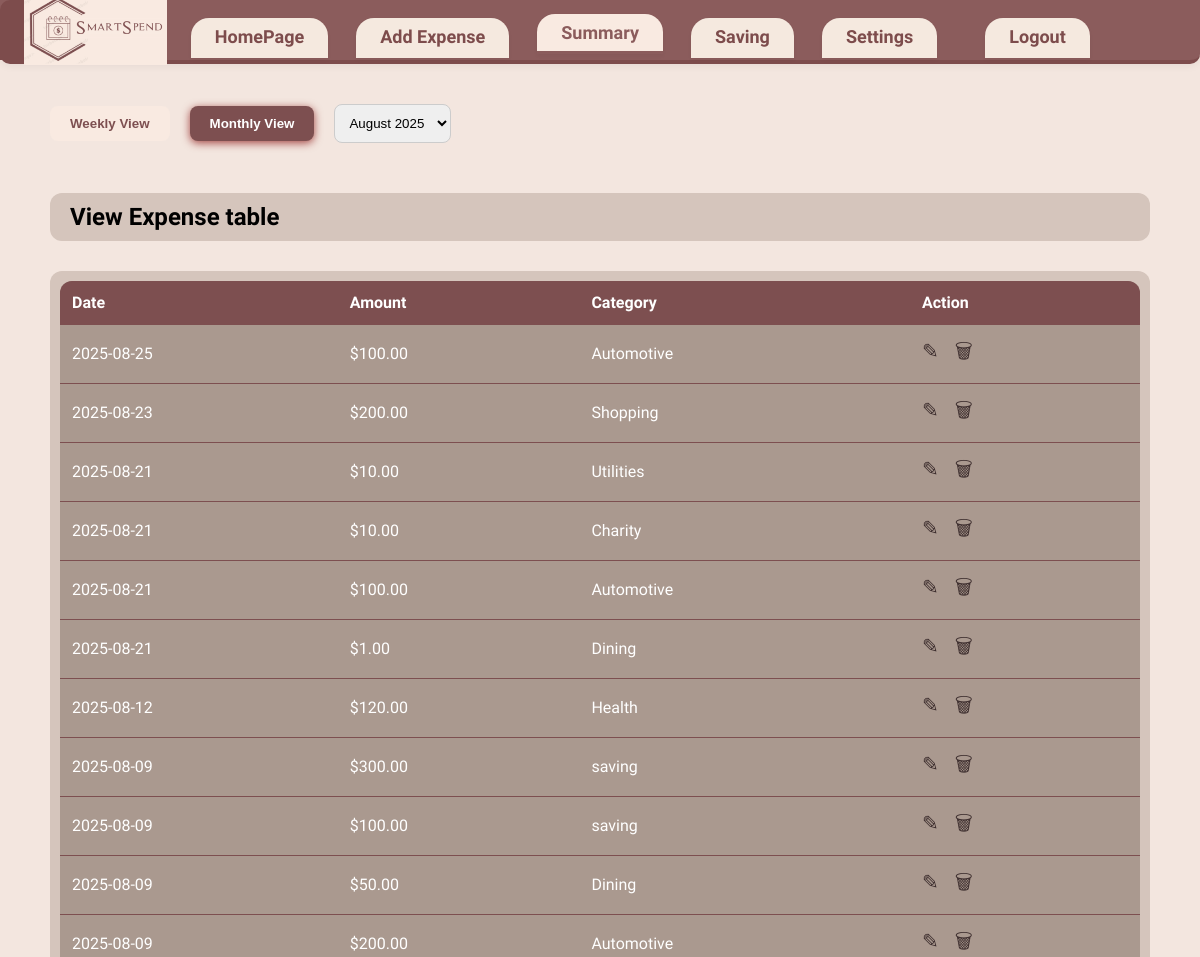
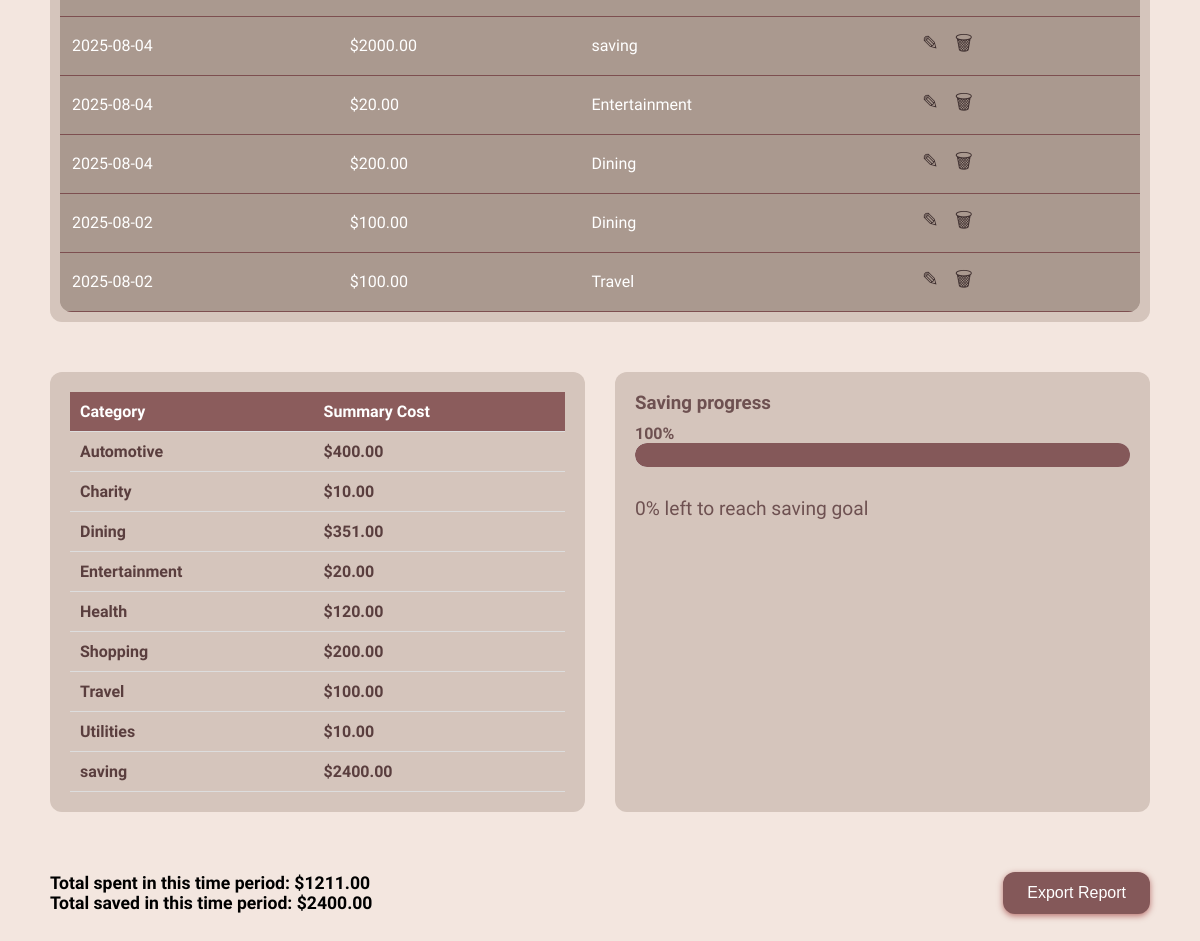
Page /summary on the committed database (2 pictures, top to bottom).
### tables this page shows
CREATE TABLE Expenses (
                        id INTEGER PRIMARY KEY AUTOINCREMENT,
                        amount REAL,
                        date TEXT,
                        description TEXT,
                        category TEXT,
                        timestamp TEXT
                    );

### app.py (the view, shortened to what this page needs)
@app.route('/summary')
def summary():
    view_mode = request.args.get('view', 'monthly')
    selected_period_label = request.args.get('period')
    with db_manager.connect() as conn:
        c = conn.cursor()
        c.execute('SELECT DISTINCT strftime("%Y-%m", date) FROM Expenses ORDER BY date DESC')
        month_keys = [row[0] for row in c.fetchall()]
        c.execute('SELECT DISTINCT strftime("%Y-%W", date) FROM Expenses ORDER BY date DESC')
        week_keys = [row[0] for row in c.fetchall()]
        month_periods = [month_name[int(m.split("-")[1])] + " " + m.split("-")[0] for m in month_keys]
        week_periods = [f"Week {int(w.split('-')[1])} {w.split('-')[0]}" for w in week_keys]
        if not selected_period_label:
            if view_mode == 'monthly' and month_keys:
                selected_period_label = month_periods[0]
            elif view_mode == 'weekly' and week_keys:
                selected_period_label = week_periods[0]
        if view_mode == 'monthly':
            periods = month_periods
            if selected_period_label in periods:
                idx = periods.index(selected_period_label)
                query_period = month_keys[idx]
            else:
                query_period = datetime.now().strftime('%Y-%m')
                selected_period_label = month_name[int(query_period.split('-')[1])] + " " + query_period.split('-')[0]
        try:
            if view_mode == 'monthly':
                c.execute('SELECT * FROM Expenses WHERE strftime("%Y-%m", date) = ? ORDER BY date DESC', (query_period,))
            else:
                c.execute('SELECT * FROM Expenses WHERE strftime("%Y-%W", date) = ? ORDER by date DESC', (query_period,))
            expenses = c.fetchall()
            if view_mode == 'monthly':
                c.execute('SELECT category, SUM(amount) FROM Expenses WHERE strftime("%Y-%m", date) = ? GROUP BY category', (query_period,))
            else:
                c.execute('SELECT category, SUM(amount) FROM Expenses WHERE strftime("%Y-%W", date) = ? GROUP BY category', (query_period,))
            summary_data = c.fetchall()
            if view_mode == 'monthly':
                c.execute('SELECT SUM(amount) FROM Expenses WHERE strftime("%Y-%m", date) = ? AND category != "saving"', (query_period,))
                total_spent = c.fetchone()[0] or 0
                c.execute('SELECT SUM(amount) FROM Expenses WHERE category = "saving" AND strftime("%Y-%m", date) = ?', (query_period,))
                total_saved = c.fetchone()[0] or 0
            c.execute('SELECT target_amount FROM Goals WHERE is_active = 1')
            goal = c.fetchone()
            saving_percent = 0
            if goal and goal[0] > 0:
                saving_percent = int(round((total_saved / goal[0]) * 100))
                saving_percent = max(0, min(saving_percent, 100))
        except Exception as e:
            print(f"Error fetching summary data: {e}")
            expenses = []
            summary_data = []
            total_spent = 0
            total_saved = 0
            saving_percent = 0
        try:
            total_spent = float(total_spent)
        except (TypeError, ValueError):
            total_spent = 0.0
        try:
            total_saved = float(total_saved)
        except (TypeError, ValueError):
            total_saved = 0.0
        summary_data = [(cat, float(tot) if tot is not None else 0.0) for cat, tot in summary_data]
        expenses = [(
            exp[0],
            float(exp[1]) if exp[1] is not None else 0.0,
            exp[2],
            exp[3],
            exp[4],
            exp[5]
        ) for exp in expenses]
    return render_template(
        'summary.html',
        expenses=expenses,
        summary_data=summary_data,
        total_spent=total_spent,
        total_saved=total_saved,
        saving_percent=saving_percent,
        periods=periods,
        selected_period=selected_period_label,
        view_mode=view_mode
    )

### app.py (called while the page is built)
    @contextmanager
    def connect(self):
        if not hasattr(self._local, 'connection'):
            self._local.connection = sqlite3.connect(self.db_name, check_same_thread=False)
            self._local.connection.row_factory = sqlite3.Row
        try:
            yield self._local.connection
        except Exception:
            self._local.connection.rollback()
            raise
        else:
            self._local.connection.commit()

### templates/summary.html (shortened to what this page needs)
<!DOCTYPE html>
<html lang="en">
<head>
  <link rel="stylesheet" href="{{ url_for('static', filename='summary.css') }}" />
</head>
<body>
  <header class="navbar">
  <img src="{{ url_for('static', filename='logo.png') }}" alt="SmartSpend Logo" class="nav-logo" />
  <nav>
    <a href="/home">HomePage</a>
    <a href="/add">Add Expense</a>
    <a href="/summary" class="active">Summary</a>
    <a href="/saving">Saving</a>
    <a href="/settings">Settings</a>
    <a href="/logout" style="float: right; margin-left: 20px;">Logout</a>
  </nav>
  </header>
  <div class="container">
    <main class="summary-page">
        <div class="controls">
          <button id="weekly" class="{{ 'active' if view_mode == 'weekly' else '' }}" onclick="window.location.href='?view=weekly'">Weekly View</button>
          <button id="monthly" class="{{ 'active' if view_mode == 'monthly' else '' }}" onclick="window.location.href='?view=monthly'">Monthly View</button>
          <select id="period" onchange="window.location.href='?view={{ view_mode }}&period='+this.value">
            {% for period in periods %}
              <option value="{{ period }}" {% if period == selected_period %}selected{% endif %}>{{ period }}</option>
            {% endfor %}
          </select>
        </div>
        <h2>View Expense table</h2>
        <div class="table-container">
          <table>
            <thead>
              <tr>
                <th>Date</th>
                <th>Amount</th>
                <th>Category</th>
                <th>Action</th>
              </tr>
            </thead>
            <tbody>
              {% if expenses %}
                {% for exp in expenses %}
                  <tr>
                    <td>{{ exp[2] }}</td>
                    <td>${{ "%.2f"|format(exp[1]) }}</td>
                    <td>{{ exp[4] }}</td>
                    <td>
                      <a href="/edit-expense/{{ exp[0] }}" title="Edit">&#9998;</a>
                      <a href="/delete-expense/{{ exp[0] }}" title="Delete" onclick="return confirm('Delete this expense?')">&#128465;</a>
                    </td>
                  </tr>
                {% endfor %}
              {% else %}
                <tr><td colspan="4">No expenses recorded</td></tr>
              {% endif %}
            </tbody>
          </table>
        </div>
        <div class="summary-bottom">
          <div class="category-summary">
            <table>
              <thead>
                <tr>
                  <th>Category</th>
                  <th>Summary Cost</th>
                </tr>
              </thead>
              <tbody>
                {% for cat, tot in summary_data %}
                  <tr>
                    <td>{{ cat }}</td>
                    <td>${{ "%.2f"|format(tot) }}</td>
                  </tr>
                {% endfor %}
              </tbody>
            </table>
          </div>
          <div class="saving-progress">
            <h3>Saving progress</h3>
            <div class="progress-label">{{ saving_percent }}%</div>
            <div class="progress-bar">
              <div class="fill" style="width: {{ saving_percent }}%;"></div>
            </div>
            <div class="progress-text">{{ 100 - saving_percent }}% left to reach saving goal</div>
          </div>
        </div>
        <div class="footer">
          <div>
            <div>Total spent in this time period: ${{ "%.2f"|format(total_spent) }}</div>
            <div>Total saved in this time period: ${{ "%.2f"|format(total_saved) }}</div>
          </div>
          <div>
            <button id="export" onclick="window.location.href='/export-report?view={{ view_mode }}&period={{ selected_period }}'">Export Report</button>
          </div>
        </div>
      </main>
    </div>
</body>
</html>

### static/summary.css (style rules this page uses)
body, html { margin: 0; padding: 0; height: 100%; font-family: 'Work Sans', sans-serif; background-color: #f3e6df; }
.navbar { background-color: #8b5c5c; display: flex; align-items: center; justify-content: flex-start; padding: 0; height: 60px; border-bottom: 4px solid #7d4c4c; border-radius: 0 0 10px 10px; box-shadow: 0 2px 8px rgba(0,0,0,0.06); position: relative; }
.navbar::before { content: ""; position: absolute; left: 0; top: 0; width: 120px; height: 100%; background-color: #7d4c4c; border-radius: 10px 0 0 0; z-index: 0; }
.nav-logo { height: 70px; margin-left: 24px; margin-right: 24px; position: relative; z-index: 1; }
.navbar nav { display: flex; gap: 18px; position: relative; z-index: 1; }
.navbar nav a { color: #7d4c4c; text-decoration: none; font-size: 18px; font-family: 'Baloo Bhai', cursive; font-weight: 700; background: #f5e9df; border-radius: 18px 18px 0 0; padding: 8px 24px; margin-right: 10px; box-shadow: 0 2px 4px rgba(0,0,0,0.04); border: none; transition: background 0.2s; position: relative; top: 8px; }
.navbar nav a.active, .navbar nav a:focus { background: #F9EAE1; color: #8b5c5c; border-bottom: 3px solid #8b5c5c; top: 4px; }
.controls { display: flex; align-items: center; gap: 20px; }
.controls button { padding: 10px 20px; border: none; border-radius: 8px; background-color: #f9eae1; color: #7D4F50; font-weight: 600; cursor: pointer; }
.controls button.active { background-color: #7D4F50; color: #fff; box-shadow: 0 2px 8px rgba(128, 0, 0, 0.7); }
.controls select { padding: 10px; border-radius: 8px; border: 1px solid #ccc; cursor: pointer; }
.summary-page > h2 { background-color: #D5C5BC; padding: 10px 20px; border-radius: 12px; color: #000000; font-weight: 700; display: inline-block; margin-bottom: 0; }
.table-container { overflow-y: visible; border-radius: 12px; background-color: #D5C5BC; padding: 10px; box-sizing: border-box; }
.table-container table { width: 100%; border-collapse: collapse; background-color: #AA998F; border-radius: 12px; overflow: hidden; }
.table-container th, .table-container td { padding: 12px; text-align: left; border-bottom: 1px solid #7D4F50; color: #fff; }
.table-container th { background-color: #7D4F50; font-weight: 700; }
.table-container tbody tr { background-color: #AA998F; }
.table-container tbody tr:nth-child(even) { background-color: #AA998F; }
.table-container td a { margin-right: 12px; color: #3e2f2f; font-size: 20px; text-decoration: none; cursor: pointer; transition: color 0.2s; }
.summary-bottom { display: flex; gap: 30px; margin-top: 20px; }
.category-summary, .saving-progress { flex: 1; background-color: #D5C5BC; padding: 20px; border-radius: 12px; }
.category-summary h3, .saving-progress h3 { margin-top: 0; color: #7D4F50; }
.category-summary table { width: 100%; border-collapse: collapse; }
.category-summary th, .category-summary td { padding: 10px; border-bottom: 1px solid #ddd; text-align: left; color: #5a3e3e; font-weight: 600; }
.category-summary th { background-color: #8b5c5c; color: #fff; font-weight: 700; }
.saving-progress { background-color: #D5C5BC; }
.saving-progress h3 { font-weight: 700; color: #6e5151; margin-bottom: 10px; }
.progress-label { font-weight: 700; color: #6e5151; min-width: 50px; }
.progress-bar { flex: 1; background-color: #dcd6d6; border-radius: 20px; height: 24px; overflow: hidden; }
.progress-bar .fill { background-color: #845859; height: 100%; border-radius: 20px 0 0 20px; }
.progress-text { font-size: 1.2em; color: #6e5151; margin-top: 30px; }
.footer { display: flex; justify-content: space-between; align-items: center; margin-top: 30px; font-weight: 700; color: #000000; font-size: 1.1em; flex-wrap: wrap; gap: 20px; }
.footer button { padding: 12px 24px; background-color: #845859; color: #fff; border: none; border-radius: 12px; font-size: 16px; cursor: pointer; box-shadow: 0 2px 6px rgba(128, 0, 0, 0.5); transition: background-color 0.3s; }
.container { display: flex; height: 100vh; }
.summary-page { padding: 40px 50px; flex: 1; overflow-y: auto; display: flex; flex-direction: column; gap: 30px; }

### rows in the picture
Expenses: date "2025-08-25", amount "100.00", category "Automotive"
Expenses: date "2025-08-23", amount "200.00", category "Shopping"
Expenses: date "2025-08-21", amount "10.00", category "Utilities"
Expenses: date "2025-08-21", amount "10.00", category "Charity"
Expenses: date "2025-08-21", amount "100.00", category "Automotive"
Expenses: date "2025-08-21", amount "1.00", category "Dining"
Expenses: date "2025-08-12", amount "120.00", category "Health"
Expenses: date "2025-08-09", amount "300.00", category "saving"
Expenses: date "2025-08-09", amount "100.00", category "saving"
Expenses: date "2025-08-09", amount "50.00", category "Dining"
Expenses: date "2025-08-09", amount "200.00", category "Automotive"
Expenses: date "2025-08-04", amount "2000.00", category "saving"
Expenses: date "2025-08-04", amount "20.00", category "Entertainment"
Expenses: date "2025-08-04", amount "200.00", category "Dining"
Expenses: date "2025-08-02", amount "100.00", category "Dining"
Expenses: date "2025-08-02", amount "100.00", category "Travel"

### other values in the picture
{{ cat }} "Automotive" "Dining" "saving"
{{ "%.2f"|format(tot) }} "400.00" "351.00" "2400.00"
{{ saving_percent }} "100"
{{ 100 - saving_percent }} "0"
{{ "%.2f"|format(total_spent) }} "1211.00"
{{ "%.2f"|format(total_saved) }} "2400.00"
form field value "August 2025"
